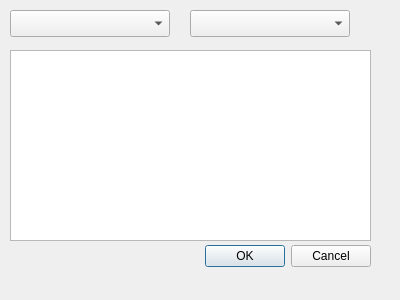
<?xml version="1.0" encoding="UTF-8"?>
<ui version="4.0">
 <class>mioPluginDialogBase</class>
 <widget class="QDialog" name="mioPluginDialogBase">
  <property name="geometry">
   <rect>
    <x>0</x>
    <y>0</y>
    <width>400</width>
    <height>300</height>
   </rect>
  </property>
  <property name="windowTitle">
   <string>il mio strabiliante plugin</string>
  </property>
  <widget class="QDialogButtonBox" name="button_box">
   <property name="geometry">
    <rect>
     <x>10</x>
     <y>240</y>
     <width>361</width>
     <height>32</height>
    </rect>
   </property>
   <property name="orientation">
    <enum>Qt::Horizontal</enum>
   </property>
   <property name="standardButtons">
    <set>QDialogButtonBox::Cancel|QDialogButtonBox::Ok</set>
   </property>
  </widget>
  <widget class="QPlainTextEdit" name="plainTextEdit">
   <property name="geometry">
    <rect>
     <x>10</x>
     <y>50</y>
     <width>361</width>
     <height>191</height>
    </rect>
   </property>
  </widget>
  <widget class="QgsMapLayerComboBox" name="mMapLayerComboBox">
   <property name="geometry">
    <rect>
     <x>10</x>
     <y>10</y>
     <width>160</width>
     <height>27</height>
    </rect>
   </property>
  </widget>
  <widget class="QgsFieldComboBox" name="mFieldComboBox">
   <property name="geometry">
    <rect>
     <x>190</x>
     <y>10</y>
     <width>160</width>
     <height>27</height>
    </rect>
   </property>
  </widget>
 </widget>
 <customwidgets>
  <customwidget>
   <class>QgsFieldComboBox</class>
   <extends>QComboBox</extends>
   <header>qgsfieldcombobox.h</header>
  </customwidget>
  <customwidget>
   <class>QgsMapLayerComboBox</class>
   <extends>QComboBox</extends>
   <header>qgsmaplayercombobox.h</header>
  </customwidget>
 </customwidgets>
 <resources/>
 <connections>
  <connection>
   <sender>button_box</sender>
   <signal>accepted()</signal>
   <receiver>mioPluginDialogBase</receiver>
   <slot>accept()</slot>
   <hints>
    <hint type="sourcelabel">
     <x>20</x>
     <y>20</y>
    </hint>
    <hint type="destinationlabel">
     <x>20</x>
     <y>20</y>
    </hint>
   </hints>
  </connection>
  <connection>
   <sender>button_box</sender>
   <signal>rejected()</signal>
   <receiver>mioPluginDialogBase</receiver>
   <slot>reject()</slot>
   <hints>
    <hint type="sourcelabel">
     <x>20</x>
     <y>20</y>
    </hint>
    <hint type="destinationlabel">
     <x>20</x>
     <y>20</y>
    </hint>
   </hints>
  </connection>
  <connection>
   <sender>mMapLayerComboBox</sender>
   <signal>layerChanged(QgsMapLayer*)</signal>
   <receiver>mFieldComboBox</receiver>
   <slot>setLayer(QgsMapLayer*)</slot>
   <hints>
    <hint type="sourcelabel">
     <x>89</x>
     <y>23</y>
    </hint>
    <hint type="destinationlabel">
     <x>269</x>
     <y>23</y>
    </hint>
   </hints>
  </connection>
 </connections>
</ui>
